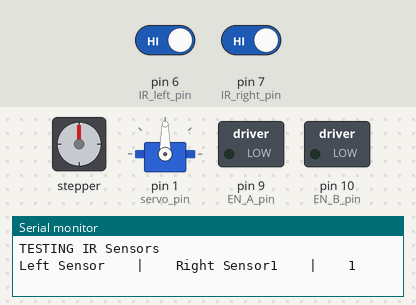
This sketch was run on a simulated Arduino Uno, built with avr-gcc and run on an emulated ATmega328P. Shown: stepper motor, servo, switched loads named in the sketch (green lamp = pin HIGH), the last lines printed to the serial monitor. Wiring (inferred from the names in the program): stepper motor (2048 steps per turn assumed): coils pin 2, pin 3, pin 4, pin 5. The inputs (shaded band) are chosen by the test bench; at power-on: pin 6 (IR_left_pin) HIGH, pin 7 (IR_right_pin) HIGH. Pins used as bus, display or sensor lines are not drawn.

Above: at 0.1 s.
At 50.1 s:
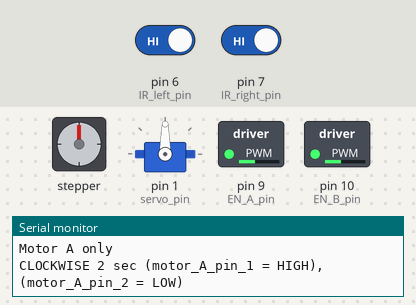
At 62.1 s:
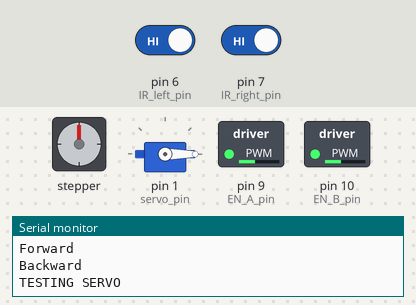
At 66.1 s:
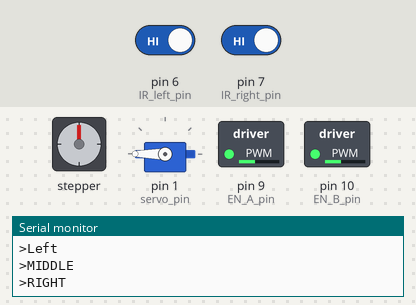
Timing chart, 0 to 67.6 s (numbered marks = the images above):
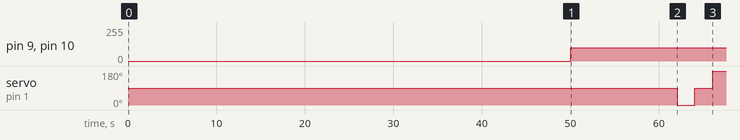

Measured:
- by itself, pin 9 (EN_A_pin), pin 10 (EN_B_pin): 0/255 → 100/255 at 50.0 s
- by itself, servo on pin 1 (servo_pin): 90° → 0° at 62.1 s, → 90° 2.0 s later, → 180° 2.0 s later

The sketch:

kodmj1104_apr19.ino
```cpp
/*
KOD till kursen Mj1104 - intro till energiteknik
Vidar Höjer
Kaleb Girmay
*/

/* HELPFULL ABOUT ARDUINO
    digitalRead() works on all pins. It will just round the analog value received and present it to you. If analogRead(A0) is greater than or equal to 512, digitalRead(A0) will be 1, else 0.
    digitalWrite() works on all pins, with allowed parameter 0 or 1. digitalWrite(A0,0) is the same as analogWrite(A0,0), and digitalWrite(A0,1) is the same as analogWrite(A0,255)
    analogRead() works only on analog pins. It can take any value between 0 and 1023.
    analogWrite() works on all analog pins and all digital PWM pins. You can supply it any value between 0 and 255.
*/


#include <Servo.h>

Servo servomotor;  // create servo object to control a servo

// int pos = 0;    // variable to store the servo position

// Attach the Servo variable to a pin. Note that in Arduino 0016 and earlier, the Servo library supports only servos on only two pins: 9 and 10.
// Possible bug!!!
const int servo_pin = 1;


const int motor_A_pin_1 = 2;
const int motor_A_pin_2 = 3;

const int motor_B_pin_1 = 4;
const int motor_B_pin_2 = 5;

const int IR_left_pin  = 6;
const int IR_right_pin = 7;

const int EN_A_pin  = 9;  // can be analog pins
const int EN_B_pin = 10;  // can be analog pins

const int US_echo_pin = 11;
const int US_trig_pin = 12;

/// GLOBALS
int turning_radius = 10;
int tol = 5;          // tolerance of turning radius i.e (5-15 is OK)
/////////// Defined functions /////////

void irTest();
void motorTest();
void stopMotors();
bool runMotors(int time_to_run = 500, int speed_motor_A = 255, int speed_motor_B = 255);
int distanceUS(int pos, int num_vals = 2);
int closestObject(int increment = 5);
void faceObject(int N = 10);
bool checkIRsensor(int sensorPin);
int turnXdegrees(bool turn_right = true, bool feedback90degree = true, int max_iterations = 100);


void setup() {
  /*
  Sketch:
  Sweep servo to scan with US sensor,
  find closest target,
  Pass to the right of object while staying equidistant from it,
  continue until on other side of object,
  reverse from object untill in between parking lines (check with IR sensors)
  find ramp and acccellerate up to finish line.
  */
  // DC_MOTORER
  pinMode(motor_A_pin_1, OUTPUT);
  pinMode(motor_A_pin_2, OUTPUT);
  pinMode(motor_B_pin_1, OUTPUT);
  pinMode(motor_B_pin_2, OUTPUT);

  pinMode(EN_A_pin, OUTPUT);
  pinMode(EN_B_pin, OUTPUT);
  // IR
  pinMode(IR_left_pin, INPUT);
  pinMode(IR_right_pin, INPUT);
  // SERVO
  servomotor.attach(servo_pin);
  // ULTRASONIC
  pinMode(US_trig_pin, OUTPUT);
  digitalWrite(US_trig_pin, LOW); // default off
  pinMode(US_echo_pin, INPUT);

  Serial.begin(9600); // opens serial window for printing values
}

void loop(){
  /*
  MAIN Loop
  */
  bool runTESTS = true; // turn to false when code has been tested
  // TESTFUNCTIONS
  if (runTESTS) {
    irTest();
    motorTest();
  }
  else {
    //
    // int min_distance = 10; // distance from obstacle
    // int tol = 5;           // tolerance or half car width
    // curve constants
    int time_step   = 100;
    int speed_motor = 200;
    int diff_speed  = 50;
    // start on line
          ////////      ////////      ////////      ////////
    int object_direction = closestObject();
    int object_distance = distanceUS(object_direction);
    Serial.println("Moving towards obstacle...");
    while (object_distance > turning_radius) {
      // drive forward until closer to obstacle
      runMotors();
      // update variables
      object_direction = closestObject();
      object_distance =  distanceUS(object_direction);
      Serial.println("IR signals");
      Serial.print(checkIRsensor(IR_left_pin));
      Serial.print(checkIRsensor(IR_right_pin));
    }
    // HALTS MOTION BEFORE NEXT  STEP
    stopMotors();
      ////////      ////////      ////////      ////////
    Serial.println("Turning 90 degrees right...");
    // when 10cm from first obstacle turn 90 degrees right.
    int turn_iterations = turnXdegrees(true, true); // right_turn 90degree
    Serial.print("Turn iterations: ");
    Serial.println(turn_iterations);
    // first 90 degree turn gives us data for future reference
          ////////      ////////      ////////      ////////
    // equidistant turning around obstacle
    bool left_IR = checkIRsensor(IR_left_pin);
    bool right_IR = checkIRsensor(IR_right_pin);
    Serial.println("Turning around obstacle, ADD stop to program when");
    Serial.println("car has passed obstacle note the time_step! (3 seconds pause!)");
    delay(3000);
    int time_counter = 0; // FIND OUT HOW MANY ITERATIONS to go half circle
    while (left_IR && right_IR) {
      ////////
      // ASSSUMPTION MOTOR A IS INNER (left)
      ///////
      object_direction = closestObject();
      object_distance = distanceUS(object_direction);

      if (object_distance < turning_radius - tol) {
        // too close to object
        Serial.println("Too close");
        //       (time_to_run,    speed_motor_A,           speed_motor_B)
        runMotors(time_step, speed_motor+diff_speed, speed_motor-diff_speed);
      }
      else if (object_distance > turning_radius - tol) {
        // too far from object
        Serial.println("Too far");
        runMotors(time_step, speed_motor-diff_speed, speed_motor+diff_speed);
      }
      else {
        // good range
        Serial.println("OK Range");
        runMotors(time_step, speed_motor, speed_motor);
      }
      left_IR = checkIRsensor(IR_left_pin);
      right_IR = checkIRsensor(IR_right_pin);
      time_counter += time_step;
      Serial.print("Timestep: ");
      Serial.println(time_counter);
      if (!left_IR || !right_IR){
        // edge found
        Serial.println("ERROR IR SENSORS ARE TRIGGERED!");
        stopMotors();
        break;
      }
    }
    ////////      ////////      ////////      ////////
  // Turn blindly 90 degrees and correct with US sensor towards target_wall
  stopMotors(); // run again if not stopped
  Serial.println("Turning 90 degrees right...");
  int correction = 0; // for calibrating better curve
  turnXdegrees(true, false, turn_iterations+correction); // NO US sensor turns a set amount
    ////////      ////////      ////////      ////////
  // FACE TOWARDS target_wall
  Serial.println("looking for obstacle... (direction ~ 90 if good turn)");
  faceObject();
  //////   //////   //////   //////
  // Move closer to target_wall,
  // ASSUMPTION  //////   //////   //////   ////// //////   //////   //////   //////
  // parking space ~100cm from wall???
  while (object_distance > 100) {
    runMotors(100);
    object_direction = closestObject();
    object_distance = distanceUS(object_direction);
  }
  stopMotors();
  Serial.println("PARKED!! (restart in...)");
  for (int x = 5; x > 0; x--){
    Serial.println(x);
    delay(1000);
  }
  //////   ////// //////   //////   //////   //////
  // Final steps,
  Serial.println("Approaching Final target!");
  bool no_IR_trig = runMotors(100);
  while (no_IR_trig){
    no_IR_trig = runMotors(100);
    object_direction = closestObject();
    object_distance = distanceUS(object_direction);
    Serial.print(object_distance);
    Serial.print(" cm \n");
  }
  // FINISHED!!
  Serial.println("TASK Finished car paused for 10 seconds!");
  for (int x = 10; x > 0; x--){
    Serial.println(x);
    delay(1000);
  }
  }
}

/////////// FUNCTIONS //////////////
void irTest() {
  /*
  Function to test IR sensor, keep outputting values untill both sensors are calibrated, Formatted for reading with serial window
  */
  Serial.println("TESTING IR Sensors");
  int i;
  Serial.print("Left Sensor    |    Right Sensor");
  for (i = 0;i < 100; i++) {
    int sensor_left = digitalRead(IR_left_pin);
    int sensor_right = digitalRead(IR_right_pin);
    Serial.print(sensor_left);
    Serial.print("    |    ");
    Serial.println(sensor_right);
    delay(500); // HALF Second between outputs
  }
}

void motorTest(){
  /*
  Testfunction to ensure motor directions are correct
  */

  // Controlling speed (0 = off and 255 = max speed):
  // AWARE! ANALOGsignal
  Serial.println("TESTING MOTORS");
  Serial.println("Make sure large area availible!");
  analogWrite(EN_A_pin, 100); //ENA pin
  analogWrite(EN_B_pin, 100); //ENB pin
  Serial.println("Motor A only");
  digitalWrite(motor_B_pin_1, LOW);
  digitalWrite(motor_B_pin_2, LOW); // stop
  //Controlling spin direction of motors
  // (HIGH,HIGH) or (LOW,LOW) -> STOP
  // (HIGH,LOW) or (LOW,HIGH) -> for CW or CCW
  digitalWrite(motor_A_pin_1, HIGH);
  digitalWrite(motor_A_pin_2, LOW);
  Serial.println("CLOCKWISE 2 sec (motor_A_pin_1 = HIGH), (motor_A_pin_2 = LOW)");
  delay(2000);

  digitalWrite(motor_A_pin_1, LOW);
  digitalWrite(motor_A_pin_2, HIGH);
  Serial.println("Counter CLOCKWISE 2 sec (motor_A_pin_1 = LOW), (motor_A_pin_2 = HIGH)");
  delay(2000);

  Serial.println("MOTOR B only!");
  // digitalWrite(motor_A_pin_1, LOW);
  digitalWrite(motor_A_pin_2, LOW); // stop

  digitalWrite(motor_B_pin_1, LOW);
  digitalWrite(motor_B_pin_2, HIGH);
  Serial.println("CLOCKWISE 2 sec");
  delay(2000);

  digitalWrite(motor_B_pin_1, HIGH);
  digitalWrite(motor_B_pin_2, LOW);
  Serial.println("Counter CLOCKWISE 2 sec");
  delay(2000);
  digitalWrite(motor_B_pin_1, LOW); // stop

  Serial.println("Forward");
  digitalWrite(motor_A_pin_1, LOW);
  digitalWrite(motor_A_pin_2, HIGH);
  digitalWrite(motor_B_pin_1, HIGH);
  digitalWrite(motor_B_pin_2, LOW);
  delay(2000);
  Serial.println("Backward");
  digitalWrite(motor_A_pin_1, HIGH);
  digitalWrite(motor_A_pin_2, LOW);
  digitalWrite(motor_B_pin_1, LOW);
  digitalWrite(motor_B_pin_2, HIGH);
  delay(2000);
  digitalWrite(motor_B_pin_2, LOW); // stop
  digitalWrite(motor_A_pin_1, LOW); // stop
  /////////////////////////
  Serial.println("TESTING SERVO");
  servomotor.write(0);
  Serial.println(">Left");
  delay(2000);
  servomotor.write(90);
  Serial.println(">MIDDLE");
  delay(2000);
  servomotor.write(180);
  Serial.println(">RIGHT");
  delay(2000);
}

void stopMotors(){
  // FAST STOP to motors incase of danger!
  analogWrite(EN_A_pin, 0);
  analogWrite(EN_B_pin, 0);
  digitalWrite(motor_A_pin_1, LOW);
  digitalWrite(motor_A_pin_2, LOW);
  digitalWrite(motor_B_pin_1, LOW);
  digitalWrite(motor_B_pin_2, LOW);
}

bool runMotors(int time_to_run = 500, int speed_motor_A = 255, int speed_motor_B = 255){
  /*
  runs motors for a prescirbed time
  if no speed incicated -> both engines max speed
  In  -> Time in mS (default 1000); motorspeeds (0-255)
  Out -> None
  */
  int stepsize = 10;
  analogWrite(EN_A_pin, speed_motor_A);
  analogWrite(EN_B_pin, speed_motor_B);
  for (time_to_run; time_to_run > 0; time_to_run-=stepsize){
    // MAKE SURE DIRECTIONS ARE CORRECT
    digitalWrite(motor_A_pin_1, HIGH);
    digitalWrite(motor_A_pin_2, LOW);
    digitalWrite(motor_B_pin_1, LOW);
    digitalWrite(motor_B_pin_2, HIGH);
    delay(stepsize);
    if (!checkIRsensor(IR_left_pin) ||(!checkIRsensor(IR_right_pin))){
      Serial.println("ERROR, Unexpected IR-trigger!");
      return false;
    }
  }
  return true;
}

int distanceUS(int pos, int num_vals = 2){
  /*
  reads from the US sensors, average of num_vals values,
  default average of 2 readings
  depends on quality of measurements
  IN  -> angle of servo motor to read from
  OUT -> value in cm
  */
  int value = 0;
  int i;
  for (i = 0; i < num_vals; i++){
    servomotor.write(pos);
    digitalWrite(US_trig_pin, HIGH);
    delayMicroseconds(10);
    digitalWrite(US_trig_pin, LOW);
    // Reads time between two HIGH pulses
    value += pulseIn(US_echo_pin, HIGH) / 58;
    delayMicroseconds(15);
  }
  value = value/num_vals;
  Serial.println("> US sensor working < ");
  Serial.print("Distance in cm : ");
  Serial.println(value);
  return value;
}

int closestObject(int increment = 5){
  /*
   Sweeps servo to find closest obstacle with US sensors
  ALWAYS SWEEPs FULL SPECTRUM,
  Decrease stepsize to increase resulution of sweep
  In  -> default argument for sweep resulution
  Out -> Direction relative to car
  */
  int min_val = 100;  //
  int min_direction;
  int pos;  // start position
  for (pos = 0;pos <= 180; pos += increment){
    int temp_val = distanceUS(pos);
    if (temp_val < min_val){
      min_val = temp_val;
      min_direction = pos;
    }
  }
  return min_direction;
}

void faceObject(int N = 10){
  /*
  Turn so closest object is straight infront of car
  IN -> max step iterations
  OUT -> None
  */
  int object_direction = closestObject();
  int object_distance = distanceUS(object_direction);
   // 10 iterations to try and fix turn
  Serial.print("> Direction: ");
  Serial.print(object_direction);
  Serial.print(" | Distance (cm): ");
  Serial.println(object_distance);
  Serial.println("(3 seconds pause)");
  delay(3000);
  while (abs(object_direction - 90) > 2 && N > 0){
    Serial.println("correcting");
    if (object_direction < 88) {
      // Target is to the left
      turnXdegrees(false, false, N);
    }
    else if (object_direction > 92){
      // Target is to the right
      turnXdegrees(true, false, N);
    }
    N--;
  }
}

bool checkIRsensor(int sensorPin){
  /*
  !!! FIRST CALIBRATE SENSOR WITH ONBOARD VARIABLE RESISTOR !!!
  function tests the sensor until it detects different surfaces at
  correct height
  IN  -> pin to read IR value from
  OUT -> true = good(white surface)
         false = bad(black surface / no reflection)
  */
  bool val = (digitalRead(sensorPin) == HIGH);
  Serial.print("> IR sensor on pin # ");
  Serial.print(sensorPin);
  Serial.println("  working <");
  return val;
}

int turnXdegrees(bool turn_right = true, bool feedback90degree = true, int max_iterations = 100){
  /*
  turns vehicle by spinning both wheels in different direction untill US sensor
  detects target to left,
  IN  -> bool turn_right (determines turn-direction), set to false for left turns
         bool feedback (90 degree turn) if US is to be used, otherwise set max iterations
  OUT -> returns number of iterations to complete turn
  */
  int motorspeed = 200;
  int time_step  = 20;  // Size of time-stepping
  int pos;
  analogWrite(EN_A_pin, motorspeed);
  analogWrite(EN_B_pin, motorspeed);
  if (turn_right){
    pos = 0;
    //
    digitalWrite(motor_A_pin_1, LOW);
    digitalWrite(motor_A_pin_2, HIGH);
    digitalWrite(motor_B_pin_1, LOW);
    digitalWrite(motor_B_pin_2, HIGH);
  }
  else {
    pos = 180;
    //
    digitalWrite(motor_A_pin_1, HIGH);
    digitalWrite(motor_A_pin_2, LOW);
    digitalWrite(motor_B_pin_1, HIGH);
    digitalWrite(motor_B_pin_2, LOW);
  }
  int i = 0;
  if (feedback90degree){
    int object_distance = distanceUS(pos);
    while ( (object_distance > turning_radius + tol)  && (i < max_iterations) ){
      // uses US to see when turn is finished
      i++;
      delay(time_step);
      object_distance = distanceUS(pos);
    }
    stopMotors();
    if ((i == max_iterations) && (object_distance > turning_radius + tol)){
      Serial.println("ERROR! increase max_iterations or possible hardware bug");
      return 0;
    }
    else {
      return i;
    }
  }
  else {
    for (i = 0;i< max_iterations;i++){
      // turns blindly
       delay(time_step);
    }
    return i;
  }
}
```
